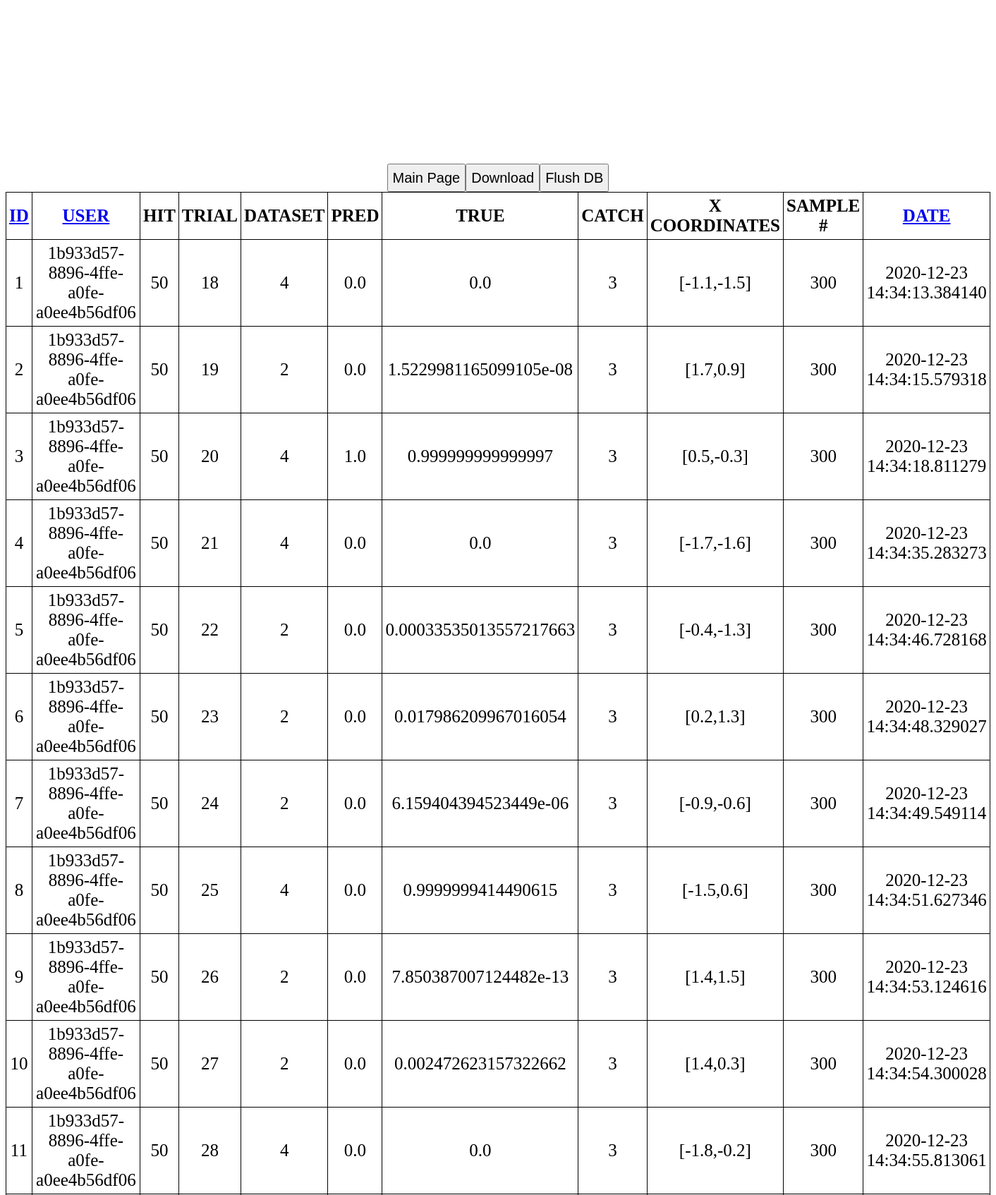
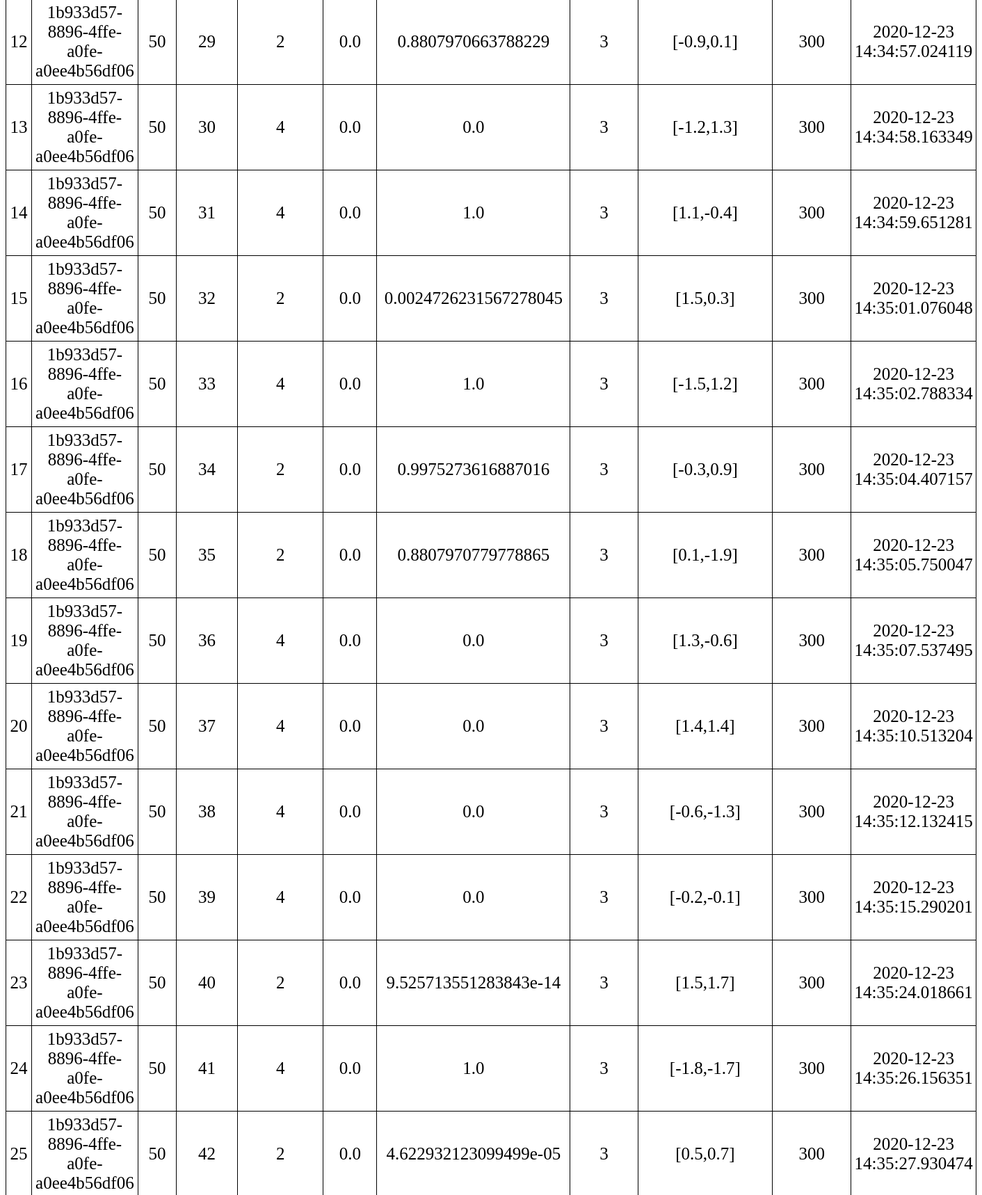
The app's page /read (upper part) with its own data (2 pictures, top to bottom).
### main.py (models this page shows, shortened)
class Todo(db.Model):
    __tablename__ = 'testdb'
    id = db.Column(db.Integer, primary_key=True)
    user = db.Column(db.String(200), default=str(uuid.uuid4()))
    hit = db.Column(db.Integer, default=999)
    trial = db.Column(db.Integer, nullable=False, default=999)
    mtype = db.Column(db.Integer, nullable=False, default=999) #limit # of string
    est = db.Column(db.Float, default=999.)
    real = db.Column(db.Float, default=999.)
    score = db.Column(db.Integer, default=999.)
    date_created = db.Column(db.DateTime, default=datetime.utcnow)
    x = db.Column(db.String, default="999")
    sampleN = db.Column(db.Integer, default=999)

### main.py (the view)
@app.route('/read')
def read():
    tasks = Todo.query.order_by(Todo.user).all()
    return render_template('error.html', tasks=tasks[-1000:])

### main.py (called while the page is built)
@app.after_request
def add_header(response):
    response.cache_control.no_store = True
    response.cache_control.max_age = 0
    response.headers['Cache-Control'] = 'no-store, no-cache, must-revalidate, post-check=0, pre-check=0, max-age=0'
    response.headers['Pragma'] = 'no-cache'
    response.headers['Expires'] = '-1'
    return response

### templates/error.html (shortened to what this page needs)
{% extends 'base.html' %}
{% block body %}
<br><br><br><br><br><br><br><br>
<center>
<table id=report>
    <tr>
        <th><a href="{{url_for('readbyID')}}">ID</a></th>
        <th><a href="{{url_for('read')}}">USER</a></th>
        <th>HIT</th>
        <th>TRIAL</th>
        <th>DATASET</th>
        <th>PRED</th>
        <th>TRUE</th>
        <th>CATCH</th>
        <th>X COORDINATES</th>
        <th>SAMPLE #</th>
        <th><a href="{{url_for('readbyDate')}}">DATE</a></th>
    </tr>
    {% for task in tasks %}
        <tr>
            <td>{{ task.id }}</td>
            <td>{{ task.user }}</td>
            <td>{{ task.hit }}</td>
            <td>{{ task.trial }}</td>
            <td>{{ task.mtype }}</td>
            <td>{{ task.est }}</td>
            <td>{{ task.real }}</td>
            <td>{{ task.score }}</td>
            <td>{{ task.x }}</td>
            <td>{{ task.sampleN }}</td>
            <td>{{ task.date_created }}</td>
        </tr>
    {% endfor %}
<form action='/'>
    <input type="submit" value="Main Page" id="next">
</form>
<form action="/download" enctype="multipart/form-data" method="post">
    <a href="{{ url_for('downloadFile', filename='test.db') }}"><input type="submit" value="Download"></a>
</form>
<form action="/empty">
    <input type="submit" value="Flush DB">
</form>
</center>
{% endblock %}

### templates/base.html (shortened to what this page needs)
<!DOCTYPE html>
<html lang="en">
<head>
</head>
<body>
    {% block body %}{% endblock %}
</body>
</html>

### templates/base.html (style rules this page uses)
#report { border: 0px solid #000000; text-align: center; border-collapse: collapse; }
#report td, th { border: 1px solid #000000; padding: 5px 4px; }
input[type=submit] { height: 2em; font-size: 20px; }
body { font-size: 25px; }

### records on screen
Todo: id "1", user "1b933d57-8896-4ffe-a0fe-a0ee4b56df06", hit "50", trial "18", mtype "4", est "0.0", real "0.0", score "3", x "[-1.1,-1.5]", sampleN "300", date_created "2020-12-23 14:34:13.384140"
Todo: id "2", user "1b933d57-8896-4ffe-a0fe-a0ee4b56df06", hit "50", trial "19", mtype "2", est "0.0", real "1.5229981165099105e-08", score "3", x "[1.7,0.9]", sampleN "300", date_created "2020-12-23 14:34:15.579318"
Todo: id "3", user "1b933d57-8896-4ffe-a0fe-a0ee4b56df06", hit "50", trial "20", mtype "4", est "1.0", real "0.999999999999997", score "3", x "[0.5,-0.3]", sampleN "300", date_created "2020-12-23 14:34:18.811279"
Todo: id "4", user "1b933d57-8896-4ffe-a0fe-a0ee4b56df06", hit "50", trial "21", mtype "4", est "0.0", real "0.0", score "3", x "[-1.7,-1.6]", sampleN "300", date_created "2020-12-23 14:34:35.283273"
Todo: id "5", user "1b933d57-8896-4ffe-a0fe-a0ee4b56df06", hit "50", trial "22", mtype "2", est "0.0", real "0.00033535013557217663", score "3", x "[-0.4,-1.3]", sampleN "300", date_created "2020-12-23 14:34:46.728168"
Todo: id "6", user "1b933d57-8896-4ffe-a0fe-a0ee4b56df06", hit "50", trial "23", mtype "2", est "0.0", real "0.017986209967016054", score "3", x "[0.2,1.3]", sampleN "300", date_created "2020-12-23 14:34:48.329027"
Todo: id "7", user "1b933d57-8896-4ffe-a0fe-a0ee4b56df06", hit "50", trial "24", mtype "2", est "0.0", real "6.159404394523449e-06", score "3", x "[-0.9,-0.6]", sampleN "300", date_created "2020-12-23 14:34:49.549114"
Todo: id "8", user "1b933d57-8896-4ffe-a0fe-a0ee4b56df06", hit "50", trial "25", mtype "4", est "0.0", real "0.9999999414490615", score "3", x "[-1.5,0.6]", sampleN "300", date_created "2020-12-23 14:34:51.627346"
Todo: id "9", user "1b933d57-8896-4ffe-a0fe-a0ee4b56df06", hit "50", trial "26", mtype "2", est "0.0", real "7.850387007124482e-13", score "3", x "[1.4,1.5]", sampleN "300", date_created "2020-12-23 14:34:53.124616"
Todo: id "10", user "1b933d57-8896-4ffe-a0fe-a0ee4b56df06", hit "50", trial "27", mtype "2", est "0.0", real "0.002472623157322662", score "3", x "[1.4,0.3]", sampleN "300", date_created "2020-12-23 14:34:54.300028"
Todo: id "11", user "1b933d57-8896-4ffe-a0fe-a0ee4b56df06", hit "50", trial "28", mtype "4", est "0.0", real "0.0", score "3", x "[-1.8,-0.2]", sampleN "300", date_created "2020-12-23 14:34:55.813061"
Todo: id "12", user "1b933d57-8896-4ffe-a0fe-a0ee4b56df06", hit "50", trial "29", mtype "2", est "0.0", real "0.8807970663788229", score "3", x "[-0.9,0.1]", sampleN "300", date_created "2020-12-23 14:34:57.024119"
Todo: id "13", user "1b933d57-8896-4ffe-a0fe-a0ee4b56df06", hit "50", trial "30", mtype "4", est "0.0", real "0.0", score "3", x "[-1.2,1.3]", sampleN "300", date_created "2020-12-23 14:34:58.163349"
Todo: id "14", user "1b933d57-8896-4ffe-a0fe-a0ee4b56df06", hit "50", trial "31", mtype "4", est "0.0", real "1.0", score "3", x "[1.1,-0.4]", sampleN "300", date_created "2020-12-23 14:34:59.651281"
Todo: id "15", user "1b933d57-8896-4ffe-a0fe-a0ee4b56df06", hit "50", trial "32", mtype "2", est "0.0", real "0.0024726231567278045", score "3", x "[1.5,0.3]", sampleN "300", date_created "2020-12-23 14:35:01.076048"
Todo: id "16", user "1b933d57-8896-4ffe-a0fe-a0ee4b56df06", hit "50", trial "33", mtype "4", est "0.0", real "1.0", score "3", x "[-1.5,1.2]", sampleN "300", date_created "2020-12-23 14:35:02.788334"
Todo: id "17", user "1b933d57-8896-4ffe-a0fe-a0ee4b56df06", hit "50", trial "34", mtype "2", est "0.0", real "0.9975273616887016", score "3", x "[-0.3,0.9]", sampleN "300", date_created "2020-12-23 14:35:04.407157"
Todo: id "18", user "1b933d57-8896-4ffe-a0fe-a0ee4b56df06", hit "50", trial "35", mtype "2", est "0.0", real "0.8807970779778865", score "3", x "[0.1,-1.9]", sampleN "300", date_created "2020-12-23 14:35:05.750047"
Todo: id "19", user "1b933d57-8896-4ffe-a0fe-a0ee4b56df06", hit "50", trial "36", mtype "4", est "0.0", real "0.0", score "3", x "[1.3,-0.6]", sampleN "300", date_created "2020-12-23 14:35:07.537495"
Todo: id "20", user "1b933d57-8896-4ffe-a0fe-a0ee4b56df06", hit "50", trial "37", mtype "4", est "0.0", real "0.0", score "3", x "[1.4,1.4]", sampleN "300", date_created "2020-12-23 14:35:10.513204"
Todo: id "21", user "1b933d57-8896-4ffe-a0fe-a0ee4b56df06", hit "50", trial "38", mtype "4", est "0.0", real "0.0", score "3", x "[-0.6,-1.3]", sampleN "300", date_created "2020-12-23 14:35:12.132415"
Todo: id "22", user "1b933d57-8896-4ffe-a0fe-a0ee4b56df06", hit "50", trial "39", mtype "4", est "0.0", real "0.0", score "3", x "[-0.2,-0.1]", sampleN "300", date_created "2020-12-23 14:35:15.290201"
Todo: id "23", user "1b933d57-8896-4ffe-a0fe-a0ee4b56df06", hit "50", trial "40", mtype "2", est "0.0", real "9.525713551283843e-14", score "3", x "[1.5,1.7]", sampleN "300", date_created "2020-12-23 14:35:24.018661"
Todo: id "24", user "1b933d57-8896-4ffe-a0fe-a0ee4b56df06", hit "50", trial "41", mtype "4", est "0.0", real "1.0", score "3", x "[-1.8,-1.7]", sampleN "300", date_created "2020-12-23 14:35:26.156351"
Todo: id "25", user "1b933d57-8896-4ffe-a0fe-a0ee4b56df06", hit "50", trial "42", mtype "2", est "0.0", real "4.622932123099499e-05", score "3", x "[0.5,0.7]", sampleN "300", date_created "2020-12-23 14:35:27.930474"
